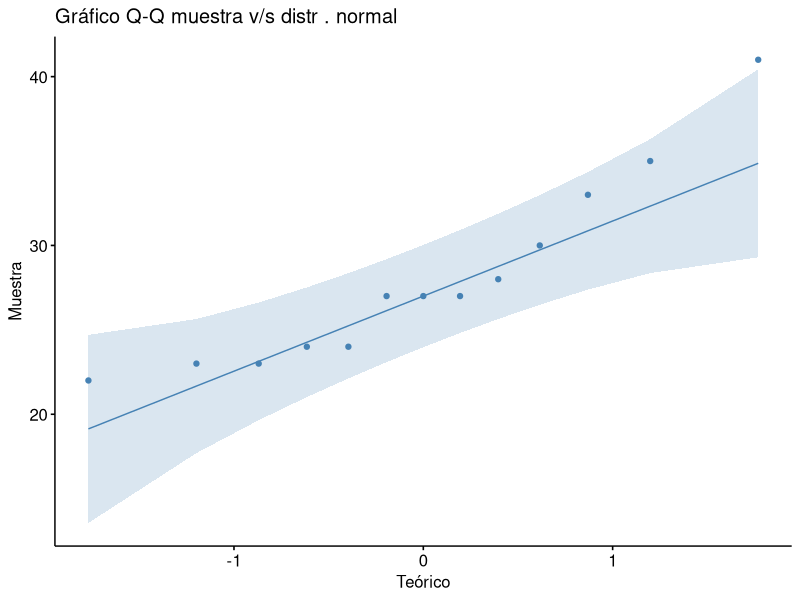
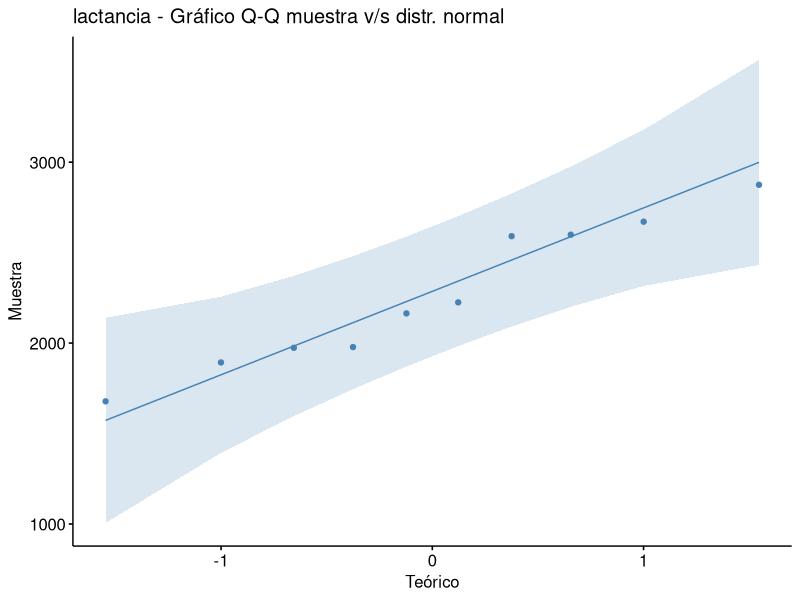
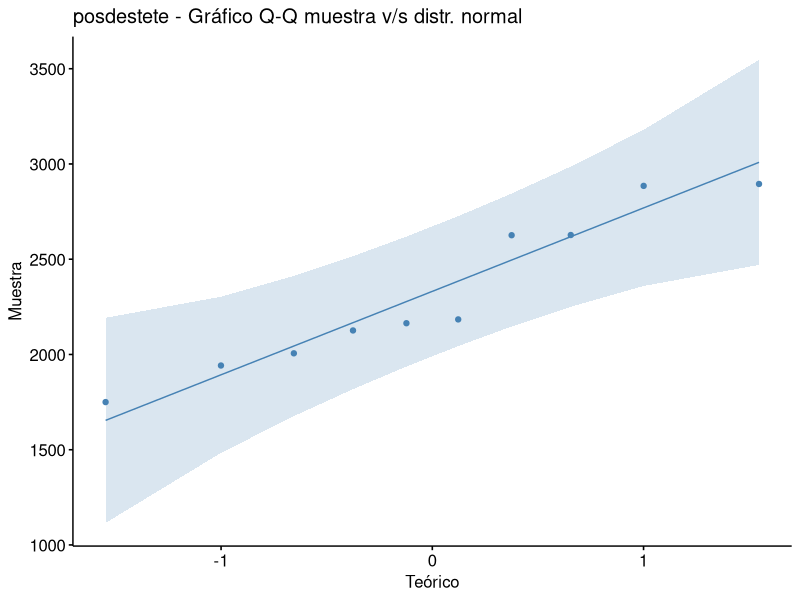
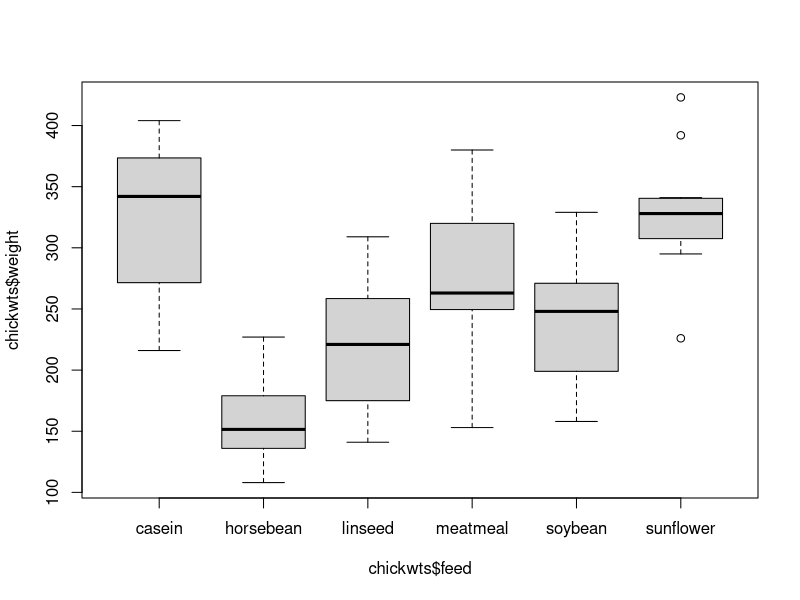
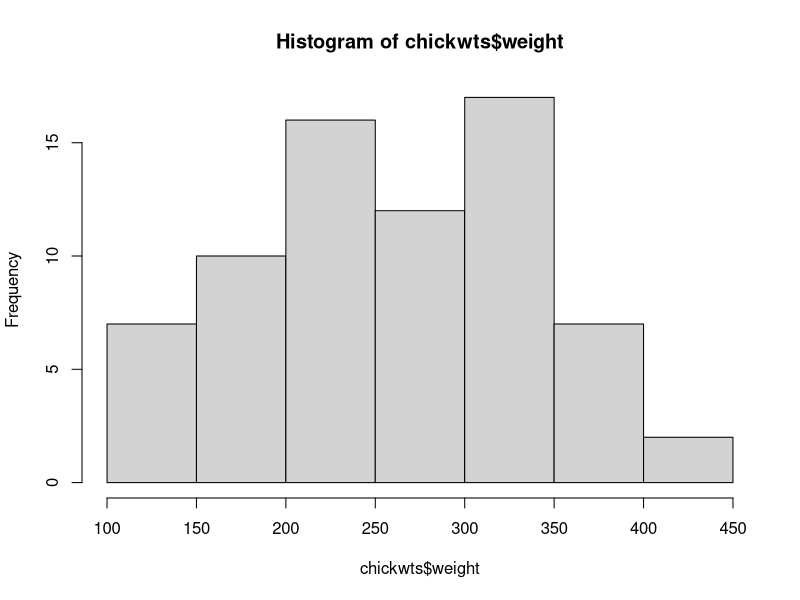
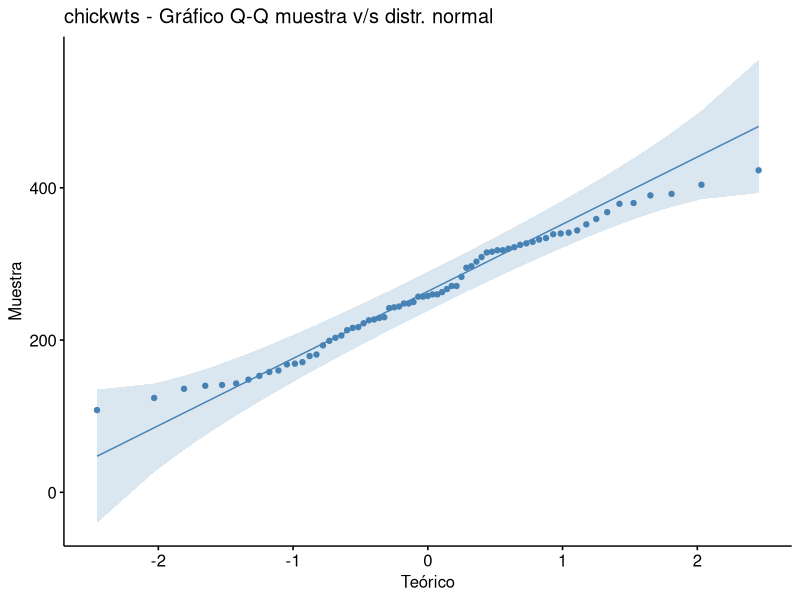
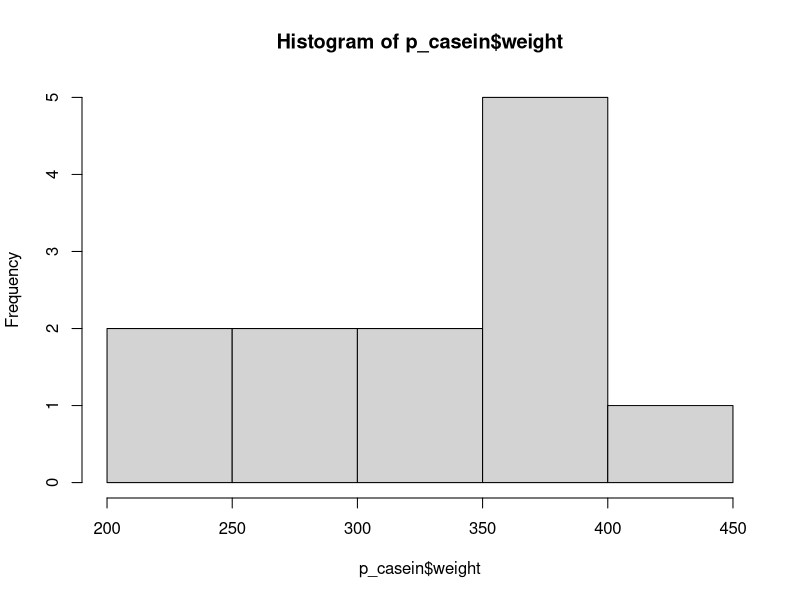
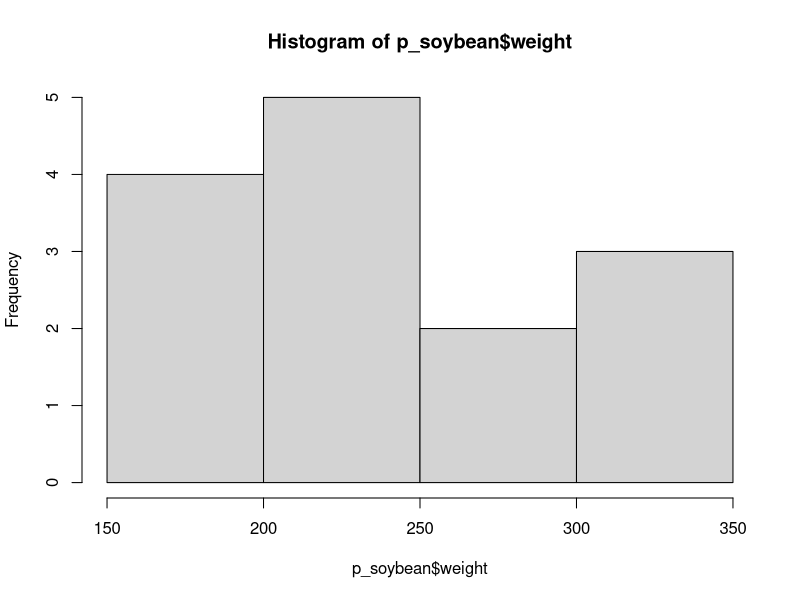

Reproduce these figures in R, in order.
#INTEGRANTES: Sofía Castro     -> 20.055.286-5
#             Sebastián Astete -> 18.562.196-0
#             Bastián Loyola   -> 20.552.001-5
#             Bryan Salas      -> 19.316.410-2
#PREGUNTA 1
#H0 (hipótesis nula) =  El tiempo de activación promedio para los los sistemas 
#ásperos de prevención no sobrepasa los 25 segundos
#µ0 = 25
#HA (hipótesis alternativa) = El tiempo de activación  promedio para los los sistemas 
#ásperos de prevención sobrepasa los 25 segundos
#µA > 25
library(dplyr)
library(TeachingDemos)
library(ggpubr)
muestra_bomberos <- c(27,41,22,27,23,35,30,33,24,27,28,23,24)

#Se determinan los datos ya conocidos
n <- length(muestra_bomberos)
grados_libertad <- n-1
valor_nulo <- 25

#Debido a que sólo existe un grupo de muestras, se consideró realizar una prueba z pero dado que la cantidad de observaciones era insuficiente se decantó por una prueba T student para una muestra
#Esta prueba consta de dos condiciones
#1- Que las observaciones son independientes entre sí
#2- Que las observaciones provengan de una distribución cercana  a la normal

#Para comprobar estás condiciones analizaremos los datos
#Dado que las observaciones son elegidas aleatoriamente podemos decir que estas son independientes, cumpliendo la primera condición

#Para comprobar que provengan de una dsitribucion cercana a la normal se puede revisar mediante un grafico Q-Q
#En el cual no deben existir muchos puntos fuera del sector marcado que representa la distribución normal
g <- ggqqplot ( data = data.frame ( muestra_bomberos ) ,
                x = "muestra_bomberos",
                color = " steelblue ",
                xlab = "Teórico",
                ylab = "Muestra",
                title = "Gráfico Q-Q muestra v/s distr . normal ")

print(g)

#como se puede apreciar el gráfico los puntos se encuentran dentro del sector aceptado, por lo tanto es una distribución cercana a la normal
#A continuación se realizará la prueba T

#nivel de significación
significancia_P1 <-0.01


# Se aplica la prueba t de Student
prueba <- t.test ( muestra_bomberos ,
                       alternative = "greater",
                       mu = valor_nulo ,
                       conf.level = 1 - significancia_P1 )

print ( prueba )

#Dado que nuestro valor de signifacion es menor al valor de p, no sé puede rechazar la hipotesis nula


#PREGUNTA 2: 
#Este ejercicio posee muestras pareadas, dado que tienen correspondencia en una observación.
#Ademas, la elección de los elementos de la muestra es al azar.
#up= promedio de posdestete
#ul= promedio de lactancia
#H0 (hipótesis nula) = La diferencia entre el contenido total de minerales en los huesos 
#del cuerpo durante el posdestete y la etapa de lactancia es igual 30.
#µp-ul = 30
#HA (hipótesis alternativa) = La diferencia entre el contenido total de minerales en los huesos
#del cuerpo durante el posdestete excede el de la etapa de lactancia por más de 30
#up-ul > 30
lactancia <- c(2875,1893,1978,2599,1974,2671,2164,2225,2591,1678)
posdestete <- c(2895,2006,2126,2885,1942,2626,2164,2184,2627,1750)
resta_P2<- posdestete-lactancia
shapiro_P2<- shapiro.test(resta_P2)
print(shapiro_P2)

g21 <- ggqqplot(lactancia, x = NULL, color = "steelblue",
               xlab = "Teórico", ylab = "Muestra",
               title = "lactancia - Gráfico Q-Q muestra v/s distr. normal"
)
print(g21)

g22 <- ggqqplot(posdestete, x = NULL, color = "steelblue",
               xlab = "Teórico", ylab = "Muestra",
               title = "posdestete - Gráfico Q-Q muestra v/s distr. normal"
)

print(g22)

# La prueba de Shapiro nos indica que no se debe rechazar la hipótesis nula, 
#pues el valor de p es mayor al nivel de significancia estipulado
significancia_P2 <-0.01
prueba_t<-t.test(resta_P2 ,
                 alternative = "greater",
                 mu = 30, conf.level = 1 - significancia_P2)
print(prueba_t)
#El valor de t se acerca a 0 y el valor de p es mayor al nivel de significancia, 
#por lo que no se rechaza la hipotesis nula, sino que se puede concluir con un 99% 
#de confianza que  el contenido total de minerales en los huesos 
#del cuerpo durante el posdestete no excede el de la etapa de lactancia por más de 30.


#PREGUNTA 3
#H0 = No hay diferencia en eficiencia entre el suplemento de "caseína" (uC) y el de "soya" (uS)
#H0 = uC = uS
#HA = Hay diferencia en eficiencia entre el suplemento de "caseína" (uC) y el de "soya" (uS)
#HA = ??C =! ??S
library(dplyr)
pollitos <- chickwts
pollitos_c <- filter(pollitos, feed == "casein")
pollitos_s <- filter(pollitos, feed == "soybean")
pollitos_c_peso <- pollitos_c %>% pull(weight)
pollitos_s_peso <- pollitos_s %>% pull(weight)

plot(chickwts$weight~chickwts$feed)
hist(chickwts$weight)

g0 <- ggqqplot(chickwts, x = "weight", color = "steelblue",
               xlab = "Teórico", ylab = "Muestra",
               title = "chickwts - Gráfico Q-Q muestra v/s distr. normal"
)
print(g0)

#Usaremos la prueba "T Student" para dos muestras independientes
#(1)Tanto las muestras como las observaciónes son independientes, ya que los pollitos
#fueron seleccionados de manera azar, así como el suplemento a usar.
#(2)Para verificar la normalidad de la muestra usaremos el test de Shapiro-Wilk

#Usando un nivel de significación de 0.01, hacemos el test.

normalidad_pollitos_c_peso <- shapiro.test(pollitos_c_peso)
print(normalidad_pollitos_c_peso)

normalidad_pollitos_s_peso <- shapiro.test(pollitos_s_peso)
print(normalidad_pollitos_s_peso)


p_casein <- subset(chickwts, chickwts$feed == "casein")
p_soybean <- subset(chickwts, chickwts$feed == "soybean")

hist(p_casein$weight)
hist(p_soybean$weight)

g1 <- ggqqplot(p_casein, x = "weight", color = "steelblue",
               xlab = "Teórico", ylab = "Muestra",
               title = "Casein - Gráfico Q-Q muestra v/s distr. normal"
)

g2 <- ggqqplot(p_soybean, x = "weight", color = "steelblue",
               xlab = "Teórico", ylab = "Muestra",
               title = "Soybean - Gráfico Q-Q muestra v/s distr. normal"
)

print(g1)
print(g2)


#Los valores calculados en "P" son mayores que nuestro nivel de 
#significanción y nos permiten concluir que la distribución de ambas 
#es de tipo normal por lo que aplicaremos el "T student"

significacion <- 0.01

prueba_t <- t.test(x = pollitos_c_peso ,
                   y = pollitos_s_peso ,
                   paired = FALSE ,
                   alternative="two.sided" ,
                   mu = 0 ,
                   conf.level = 1 - significacion)

print(prueba_t)

#Al aplicar el test podemos ver que en primer lugar que SÍ existe una diferencia 
#entre las eficiencias entre los suplementos, por lo que se descarta la H0 y se
#acepta la HA
